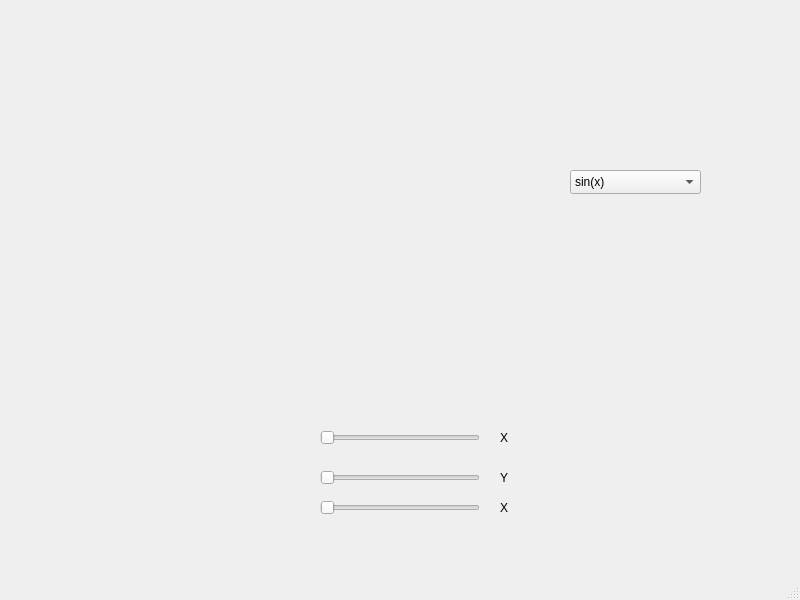
<?xml version="1.0" encoding="UTF-8"?>
<ui version="4.0">
 <class>MainWindow</class>
 <widget class="QMainWindow" name="MainWindow">
  <property name="geometry">
   <rect>
    <x>0</x>
    <y>0</y>
    <width>800</width>
    <height>600</height>
   </rect>
  </property>
  <property name="windowTitle">
   <string>MainWindow</string>
  </property>
  <widget class="QWidget" name="centralwidget">
   <widget class="GLWidget" name="widget" native="true">
    <property name="geometry">
     <rect>
      <x>300</x>
      <y>170</y>
      <width>231</width>
      <height>171</height>
     </rect>
    </property>
   </widget>
   <widget class="QComboBox" name="comboBox">
    <property name="geometry">
     <rect>
      <x>570</x>
      <y>170</y>
      <width>131</width>
      <height>24</height>
     </rect>
    </property>
    <item>
     <property name="text">
      <string>sin(x)</string>
     </property>
    </item>
    <item>
     <property name="text">
      <string>cos(x)</string>
     </property>
    </item>
    <item>
     <property name="text">
      <string>sin(2x)</string>
     </property>
    </item>
    <item>
     <property name="text">
      <string>cos(3x)</string>
     </property>
    </item>
    <item>
     <property name="text">
      <string>sin(x)*cos(2x)</string>
     </property>
    </item>
   </widget>
   <widget class="QSlider" name="sliderScaleX">
    <property name="geometry">
     <rect>
      <x>320</x>
      <y>430</y>
      <width>160</width>
      <height>16</height>
     </rect>
    </property>
    <property name="orientation">
     <enum>Qt::Orientation::Horizontal</enum>
    </property>
   </widget>
   <widget class="QLabel" name="label">
    <property name="geometry">
     <rect>
      <x>500</x>
      <y>430</y>
      <width>16</width>
      <height>16</height>
     </rect>
    </property>
    <property name="text">
     <string>X</string>
    </property>
   </widget>
   <widget class="QSlider" name="horizontalSlider_2">
    <property name="geometry">
     <rect>
      <x>320</x>
      <y>470</y>
      <width>160</width>
      <height>16</height>
     </rect>
    </property>
    <property name="orientation">
     <enum>Qt::Orientation::Horizontal</enum>
    </property>
   </widget>
   <widget class="QLabel" name="label_2">
    <property name="geometry">
     <rect>
      <x>500</x>
      <y>470</y>
      <width>16</width>
      <height>16</height>
     </rect>
    </property>
    <property name="text">
     <string>Y</string>
    </property>
   </widget>
   <widget class="QLabel" name="label_3">
    <property name="geometry">
     <rect>
      <x>500</x>
      <y>500</y>
      <width>16</width>
      <height>16</height>
     </rect>
    </property>
    <property name="text">
     <string>X</string>
    </property>
   </widget>
   <widget class="QSlider" name="horizontalSlider_3">
    <property name="geometry">
     <rect>
      <x>320</x>
      <y>500</y>
      <width>160</width>
      <height>16</height>
     </rect>
    </property>
    <property name="orientation">
     <enum>Qt::Orientation::Horizontal</enum>
    </property>
   </widget>
  </widget>
  <widget class="QMenuBar" name="menubar">
   <property name="geometry">
    <rect>
     <x>0</x>
     <y>0</y>
     <width>800</width>
     <height>21</height>
    </rect>
   </property>
  </widget>
  <widget class="QStatusBar" name="statusbar"/>
 </widget>
 <customwidgets>
  <customwidget>
   <class>GLWidget</class>
   <extends>QWidget</extends>
   <header location="global">glwidget.h</header>
   <container>1</container>
  </customwidget>
 </customwidgets>
 <resources/>
 <connections/>
</ui>
